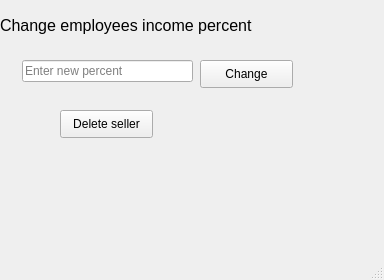
<?xml version="1.0" encoding="UTF-8"?>
<ui version="4.0">
 <class>MainWindow</class>
 <widget class="QMainWindow" name="MainWindow">
  <property name="geometry">
   <rect>
    <x>0</x>
    <y>0</y>
    <width>384</width>
    <height>280</height>
   </rect>
  </property>
  <property name="windowTitle">
   <string>MainWindow</string>
  </property>
  <widget class="QWidget" name="centralwidget">
   <widget class="QLabel" name="label">
    <property name="geometry">
     <rect>
      <x>0</x>
      <y>10</y>
      <width>321</width>
      <height>31</height>
     </rect>
    </property>
    <property name="font">
     <font>
      <pointsize>12</pointsize>
     </font>
    </property>
    <property name="text">
     <string>Change employees income percent</string>
    </property>
   </widget>
   <widget class="QLineEdit" name="enterPer">
    <property name="geometry">
     <rect>
      <x>22</x>
      <y>60</y>
      <width>171</width>
      <height>22</height>
     </rect>
    </property>
    <property name="placeholderText">
     <string>Enter new percent</string>
    </property>
   </widget>
   <widget class="QPushButton" name="changePerBtn">
    <property name="geometry">
     <rect>
      <x>200</x>
      <y>60</y>
      <width>93</width>
      <height>28</height>
     </rect>
    </property>
    <property name="text">
     <string>Change</string>
    </property>
   </widget>
   <widget class="QPushButton" name="delSeller">
    <property name="geometry">
     <rect>
      <x>60</x>
      <y>110</y>
      <width>93</width>
      <height>28</height>
     </rect>
    </property>
    <property name="text">
     <string>Delete seller</string>
    </property>
   </widget>
  </widget>
  <widget class="QMenuBar" name="menubar">
   <property name="geometry">
    <rect>
     <x>0</x>
     <y>0</y>
     <width>384</width>
     <height>26</height>
    </rect>
   </property>
  </widget>
  <widget class="QStatusBar" name="statusbar"/>
 </widget>
 <resources/>
 <connections/>
</ui>
